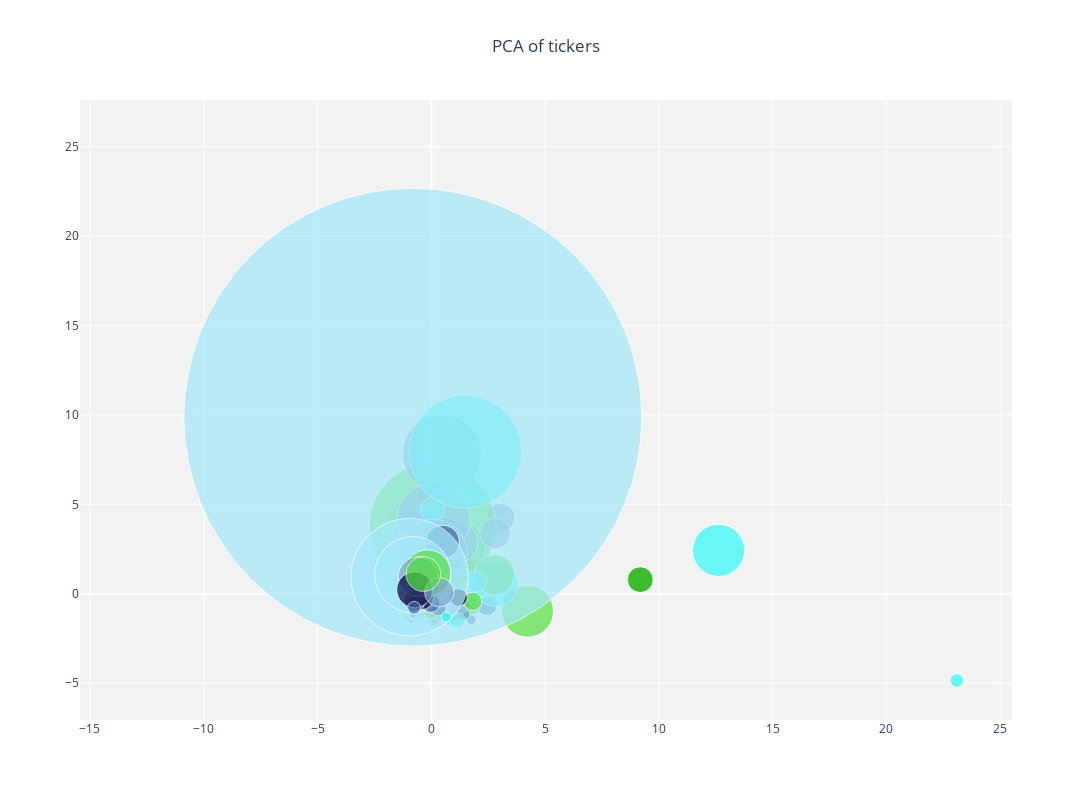

Source (notebook cell):
### Code cell
# pca = pca_on_fundamentals(t)
plot_pca(fundamentals)

### Figure 1 — Plotly figure (JSON) as saved in the notebook; plotly's stock layout.template omitted (floating-point values rounded to 4 significant figures; data arrays with more than 128 entries replaced by an {"elided": "..."} marker saying what was removed)
{"data": [{"marker": {"color": {"elided": "361 str values"}, "size": {"elided": "361 float values"}}, "mode": "markers", "text": {"elided": "361 str values"}, "type": "scatter", "x": {"elided": "361 float values"}, "y": {"elided": "361 float values"}}], "layout": {"height": 800, "plot_bgcolor": "rgba(1,1,1,0.05)", "title": {"text": "PCA of tickers", "x": 0.5, "xanchor": "center", "y": 0.95, "yanchor": "top"}, "width": 1280}}
